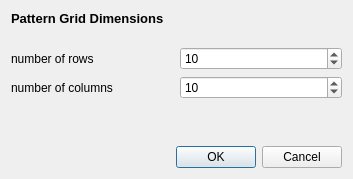
<?xml version="1.0" encoding="UTF-8"?>
<ui version="4.0">
 <class>NewPatternDialog</class>
 <widget class="QDialog" name="NewPatternDialog">
  <property name="geometry">
   <rect>
    <x>0</x>
    <y>0</y>
    <width>353</width>
    <height>179</height>
   </rect>
  </property>
  <property name="windowTitle">
   <string>sconcho: New Pattern Grid</string>
  </property>
  <layout class="QVBoxLayout" name="verticalLayout">
   <item>
    <widget class="QLabel" name="label">
     <property name="text">
      <string>&lt;!DOCTYPE HTML PUBLIC &quot;-//W3C//DTD HTML 4.0//EN&quot; &quot;http://www.w3.org/TR/REC-html40/strict.dtd&quot;&gt;
&lt;html&gt;&lt;head&gt;&lt;meta name=&quot;qrichtext&quot; content=&quot;1&quot; /&gt;&lt;style type=&quot;text/css&quot;&gt;
p, li { white-space: pre-wrap; }
&lt;/style&gt;&lt;/head&gt;&lt;body style=&quot; font-family:'DejaVu Sans'; font-size:10pt; font-weight:400; font-style:normal;&quot;&gt;
&lt;p style=&quot; margin-top:0px; margin-bottom:0px; margin-left:0px; margin-right:0px; -qt-block-indent:0; text-indent:0px;&quot;&gt;&lt;span style=&quot; font-weight:600;&quot;&gt;Pattern Grid Dimensions&lt;/span&gt;&lt;/p&gt;
&lt;p style=&quot;-qt-paragraph-type:empty; margin-top:0px; margin-bottom:0px; margin-left:0px; margin-right:0px; -qt-block-indent:0; text-indent:0px; font-weight:600;&quot;&gt;&lt;/p&gt;&lt;/body&gt;&lt;/html&gt;</string>
     </property>
    </widget>
   </item>
   <item>
    <layout class="QGridLayout" name="gridLayout">
     <item row="0" column="0">
      <widget class="QLabel" name="label_2">
       <property name="text">
        <string>number of rows</string>
       </property>
       <property name="buddy">
        <cstring>rowSpinner</cstring>
       </property>
      </widget>
     </item>
     <item row="0" column="1">
      <widget class="QSpinBox" name="rowSpinner">
       <property name="maximum">
        <number>10000</number>
       </property>
       <property name="value">
        <number>10</number>
       </property>
      </widget>
     </item>
     <item row="1" column="0">
      <widget class="QLabel" name="label_3">
       <property name="text">
        <string>number of columns</string>
       </property>
       <property name="buddy">
        <cstring>columnSpinner</cstring>
       </property>
      </widget>
     </item>
     <item row="1" column="1">
      <widget class="QSpinBox" name="columnSpinner">
       <property name="maximum">
        <number>1000</number>
       </property>
       <property name="value">
        <number>10</number>
       </property>
      </widget>
     </item>
    </layout>
   </item>
   <item>
    <spacer name="verticalSpacer">
     <property name="orientation">
      <enum>Qt::Vertical</enum>
     </property>
     <property name="sizeHint" stdset="0">
      <size>
       <width>20</width>
       <height>16</height>
      </size>
     </property>
    </spacer>
   </item>
   <item>
    <widget class="QDialogButtonBox" name="buttonBox">
     <property name="standardButtons">
      <set>QDialogButtonBox::Cancel|QDialogButtonBox::Ok</set>
     </property>
    </widget>
   </item>
  </layout>
 </widget>
 <resources/>
 <connections>
  <connection>
   <sender>buttonBox</sender>
   <signal>accepted()</signal>
   <receiver>NewPatternDialog</receiver>
   <slot>accept()</slot>
   <hints>
    <hint type="sourcelabel">
     <x>239</x>
     <y>167</y>
    </hint>
    <hint type="destinationlabel">
     <x>236</x>
     <y>177</y>
    </hint>
   </hints>
  </connection>
  <connection>
   <sender>buttonBox</sender>
   <signal>rejected()</signal>
   <receiver>NewPatternDialog</receiver>
   <slot>close()</slot>
   <hints>
    <hint type="sourcelabel">
     <x>140</x>
     <y>156</y>
    </hint>
    <hint type="destinationlabel">
     <x>97</x>
     <y>277</y>
    </hint>
   </hints>
  </connection>
 </connections>
</ui>
